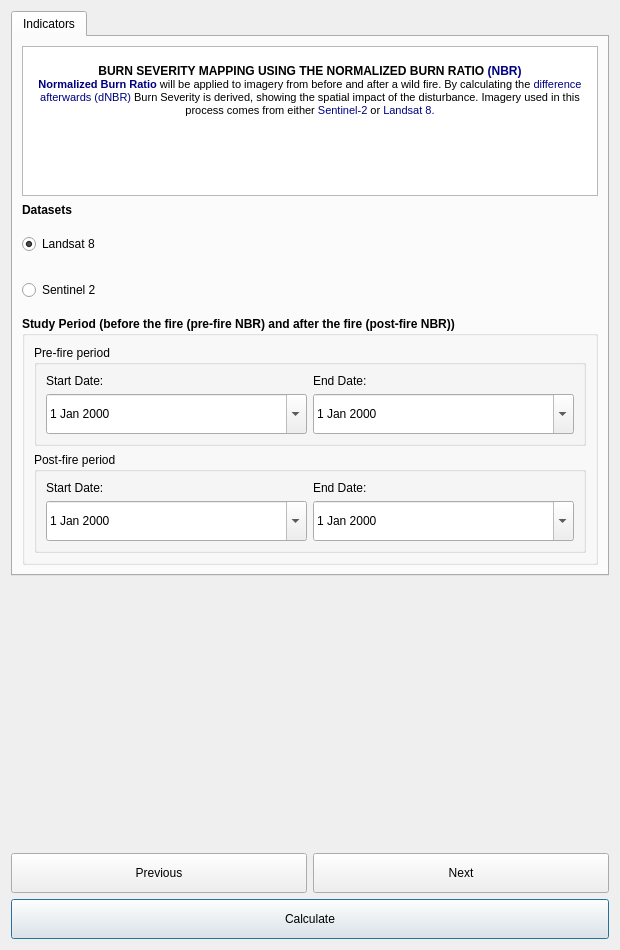
<?xml version="1.0" encoding="UTF-8"?>
<ui version="4.0">
 <class>DlgCalculateForestFire</class>
 <widget class="QDialog" name="DlgCalculateForestFire">
  <property name="windowModality">
   <enum>Qt::ApplicationModal</enum>
  </property>
  <property name="geometry">
   <rect>
    <x>0</x>
    <y>0</y>
    <width>620</width>
    <height>950</height>
   </rect>
  </property>
  <property name="sizePolicy">
   <sizepolicy hsizetype="Fixed" vsizetype="Fixed">
    <horstretch>0</horstretch>
    <verstretch>0</verstretch>
   </sizepolicy>
  </property>
  <property name="minimumSize">
   <size>
    <width>0</width>
    <height>450</height>
   </size>
  </property>
  <property name="windowTitle">
   <string>Calculate Forest Burnt Severity</string>
  </property>
  <layout class="QVBoxLayout" name="verticalLayout_2">
   <item>
    <widget class="QTabWidget" name="TabBox">
     <property name="maximumSize">
      <size>
       <width>16777215</width>
       <height>800</height>
      </size>
     </property>
     <widget class="QWidget" name="IndicatorsTab">
      <attribute name="title">
       <string>Indicators</string>
      </attribute>
      <layout class="QVBoxLayout" name="verticalLayout">
       <item>
        <widget class="QTextBrowser" name="textBrowser">
         <property name="minimumSize">
          <size>
           <width>0</width>
           <height>0</height>
          </size>
         </property>
         <property name="maximumSize">
          <size>
           <width>16777215</width>
           <height>150</height>
          </size>
         </property>
         <property name="autoFillBackground">
          <bool>false</bool>
         </property>
         <property name="html">
          <string>&lt;!DOCTYPE HTML PUBLIC &quot;-//W3C//DTD HTML 4.0//EN&quot; &quot;http://www.w3.org/TR/REC-html40/strict.dtd&quot;&gt;
&lt;html&gt;&lt;head&gt;&lt;meta name=&quot;qrichtext&quot; content=&quot;1&quot; /&gt;&lt;style type=&quot;text/css&quot;&gt;
p, li { white-space: pre-wrap; }
&lt;/style&gt;&lt;/head&gt;&lt;body style=&quot; font-family:'MS Shell Dlg 2'; font-size:8pt; font-weight:400; font-style:normal;&quot;&gt;
&lt;p align=&quot;center&quot; style=&quot;-qt-paragraph-type:empty; margin-top:0px; margin-bottom:0px; margin-left:0px; margin-right:0px; -qt-block-indent:0; text-indent:0px;&quot;&gt;&lt;br /&gt;&lt;/p&gt;
&lt;p align=&quot;center&quot; style=&quot; margin-top:0px; margin-bottom:0px; margin-left:0px; margin-right:0px; -qt-block-indent:0; text-indent:0px;&quot;&gt;&lt;span style=&quot; font-size:9pt; font-weight:600;&quot;&gt;BURN SEVERITY MAPPING USING THE NORMALIZED BURN RATIO &lt;/span&gt;&lt;span style=&quot; font-size:9pt; font-weight:600; color:#00007f;&quot;&gt;(NBR)&lt;/span&gt;&lt;/p&gt;
&lt;p align=&quot;center&quot; style=&quot; margin-top:0px; margin-bottom:0px; margin-left:0px; margin-right:0px; -qt-block-indent:0; text-indent:0px;&quot;&gt;&lt;span style=&quot; font-weight:600; color:#00007f;&quot;&gt;Normalized Burn Ratio&lt;/span&gt;&lt;span style=&quot; color:#005500;&quot;&gt; &lt;/span&gt;will be applied to imagery from before and after a wild fire. By calculating the &lt;span style=&quot; color:#00007f;&quot;&gt;difference afterwards (dNBR)&lt;/span&gt; Burn Severity is derived, showing the spatial impact of the disturbance. Imagery used in this process comes from either &lt;span style=&quot; color:#00007f;&quot;&gt;Sentinel-2&lt;/span&gt; or &lt;span style=&quot; color:#00007f;&quot;&gt;Landsat 8.&lt;/span&gt;&lt;/p&gt;&lt;/body&gt;&lt;/html&gt;</string>
         </property>
        </widget>
       </item>
       <item>
        <widget class="QLabel" name="label_5">
         <property name="maximumSize">
          <size>
           <width>16777215</width>
           <height>30</height>
          </size>
         </property>
         <property name="font">
          <font>
           <weight>75</weight>
           <bold>true</bold>
          </font>
         </property>
         <property name="text">
          <string>Datasets</string>
         </property>
        </widget>
       </item>
       <item>
        <widget class="QRadioButton" name="radio_landsat8">
         <property name="minimumSize">
          <size>
           <width>0</width>
           <height>40</height>
          </size>
         </property>
         <property name="maximumSize">
          <size>
           <width>16777215</width>
           <height>40</height>
          </size>
         </property>
         <property name="autoFillBackground">
          <bool>false</bool>
         </property>
         <property name="text">
          <string>Landsat 8</string>
         </property>
         <property name="checked">
          <bool>true</bool>
         </property>
        </widget>
       </item>
       <item>
        <widget class="QRadioButton" name="radio_sentinel2">
         <property name="minimumSize">
          <size>
           <width>0</width>
           <height>40</height>
          </size>
         </property>
         <property name="text">
          <string>Sentinel 2</string>
         </property>
         <property name="checked">
          <bool>false</bool>
         </property>
        </widget>
       </item>
       <item>
        <widget class="QGroupBox" name="groupBox_2">
         <property name="maximumSize">
          <size>
           <width>16777215</width>
           <height>300</height>
          </size>
         </property>
         <property name="font">
          <font>
           <weight>75</weight>
           <bold>true</bold>
          </font>
         </property>
         <property name="title">
          <string>Study Period (before the fire (pre-fire NBR) and after the fire (post-fire NBR))</string>
         </property>
         <layout class="QGridLayout" name="gridLayout_3">
          <item row="0" column="0">
           <widget class="QGroupBox" name="groupBox_3">
            <property name="maximumSize">
             <size>
              <width>16777215</width>
              <height>150</height>
             </size>
            </property>
            <property name="font">
             <font>
              <weight>50</weight>
              <bold>false</bold>
             </font>
            </property>
            <property name="title">
             <string>Pre-fire period</string>
            </property>
            <layout class="QGridLayout" name="gridLayout_2">
             <item row="0" column="0">
              <widget class="QLabel" name="label">
               <property name="text">
                <string>Start Date:</string>
               </property>
              </widget>
             </item>
             <item row="1" column="1">
              <widget class="QDateEdit" name="prefire_end_btn">
               <property name="minimumSize">
                <size>
                 <width>0</width>
                 <height>40</height>
                </size>
               </property>
               <property name="calendarPopup">
                <bool>true</bool>
               </property>
              </widget>
             </item>
             <item row="0" column="1">
              <widget class="QLabel" name="label_2">
               <property name="text">
                <string>End Date:</string>
               </property>
              </widget>
             </item>
             <item row="1" column="0">
              <widget class="QDateEdit" name="prefire_start_btn">
               <property name="minimumSize">
                <size>
                 <width>0</width>
                 <height>40</height>
                </size>
               </property>
               <property name="calendarPopup">
                <bool>true</bool>
               </property>
              </widget>
             </item>
            </layout>
           </widget>
          </item>
          <item row="1" column="0">
           <widget class="QGroupBox" name="groupBox_4">
            <property name="maximumSize">
             <size>
              <width>16777215</width>
              <height>150</height>
             </size>
            </property>
            <property name="font">
             <font>
              <weight>50</weight>
              <bold>false</bold>
             </font>
            </property>
            <property name="title">
             <string>Post-fire period</string>
            </property>
            <layout class="QGridLayout" name="gridLayout_4">
             <item row="0" column="1">
              <widget class="QLabel" name="label_4">
               <property name="font">
                <font>
                 <weight>50</weight>
                 <bold>false</bold>
                </font>
               </property>
               <property name="text">
                <string>End Date:</string>
               </property>
              </widget>
             </item>
             <item row="1" column="0">
              <widget class="QDateEdit" name="postfire_start_btn">
               <property name="minimumSize">
                <size>
                 <width>0</width>
                 <height>40</height>
                </size>
               </property>
               <property name="font">
                <font>
                 <weight>50</weight>
                 <bold>false</bold>
                </font>
               </property>
               <property name="calendarPopup">
                <bool>true</bool>
               </property>
              </widget>
             </item>
             <item row="1" column="1">
              <widget class="QDateEdit" name="postfire_end_btn">
               <property name="minimumSize">
                <size>
                 <width>0</width>
                 <height>40</height>
                </size>
               </property>
               <property name="font">
                <font>
                 <weight>50</weight>
                 <bold>false</bold>
                </font>
               </property>
               <property name="calendarPopup">
                <bool>true</bool>
               </property>
              </widget>
             </item>
             <item row="0" column="0">
              <widget class="QLabel" name="label_3">
               <property name="font">
                <font>
                 <weight>50</weight>
                 <bold>false</bold>
                </font>
               </property>
               <property name="text">
                <string>Start Date:</string>
               </property>
              </widget>
             </item>
            </layout>
           </widget>
          </item>
         </layout>
        </widget>
       </item>
      </layout>
     </widget>
    </widget>
   </item>
   <item>
    <spacer name="verticalSpacer">
     <property name="orientation">
      <enum>Qt::Vertical</enum>
     </property>
     <property name="sizeHint" stdset="0">
      <size>
       <width>20</width>
       <height>40</height>
      </size>
     </property>
    </spacer>
   </item>
   <item>
    <layout class="QGridLayout" name="gridLayout">
     <item row="1" column="0" colspan="2">
      <widget class="QPushButton" name="button_calculate">
       <property name="sizePolicy">
        <sizepolicy hsizetype="Minimum" vsizetype="Minimum">
         <horstretch>0</horstretch>
         <verstretch>0</verstretch>
        </sizepolicy>
       </property>
       <property name="minimumSize">
        <size>
         <width>0</width>
         <height>40</height>
        </size>
       </property>
       <property name="maximumSize">
        <size>
         <width>16777215</width>
         <height>100</height>
        </size>
       </property>
       <property name="text">
        <string>Calculate</string>
       </property>
      </widget>
     </item>
     <item row="0" column="1">
      <widget class="QPushButton" name="button_next">
       <property name="sizePolicy">
        <sizepolicy hsizetype="Minimum" vsizetype="Minimum">
         <horstretch>0</horstretch>
         <verstretch>0</verstretch>
        </sizepolicy>
       </property>
       <property name="minimumSize">
        <size>
         <width>0</width>
         <height>40</height>
        </size>
       </property>
       <property name="maximumSize">
        <size>
         <width>16777215</width>
         <height>100</height>
        </size>
       </property>
       <property name="text">
        <string>Next</string>
       </property>
      </widget>
     </item>
     <item row="0" column="0">
      <widget class="QPushButton" name="button_prev">
       <property name="sizePolicy">
        <sizepolicy hsizetype="Minimum" vsizetype="Minimum">
         <horstretch>0</horstretch>
         <verstretch>0</verstretch>
        </sizepolicy>
       </property>
       <property name="minimumSize">
        <size>
         <width>0</width>
         <height>40</height>
        </size>
       </property>
       <property name="maximumSize">
        <size>
         <width>16777215</width>
         <height>100</height>
        </size>
       </property>
       <property name="text">
        <string>Previous</string>
       </property>
      </widget>
     </item>
    </layout>
   </item>
  </layout>
 </widget>
 <tabstops>
  <tabstop>TabBox</tabstop>
  <tabstop>button_calculate</tabstop>
 </tabstops>
 <resources/>
 <connections>
  <connection>
   <sender>radio_landsat8</sender>
   <signal>toggled(bool)</signal>
   <receiver>prefire_start_btn</receiver>
   <slot>update()</slot>
   <hints>
    <hint type="sourcelabel">
     <x>309</x>
     <y>514</y>
    </hint>
    <hint type="destinationlabel">
     <x>175</x>
     <y>684</y>
    </hint>
   </hints>
  </connection>
 </connections>
</ui>
